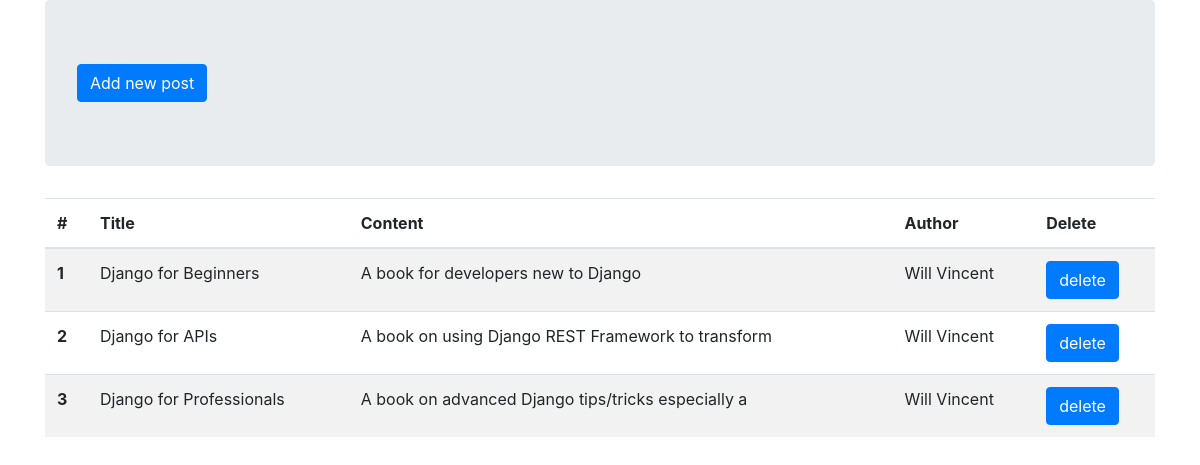
The page / on the database its author committed.
### post/models.py (models this page shows)
class PostModel(models.Model):
	title = models.CharField(max_length=50)
	content = models.CharField(max_length=50)
	author = models.CharField(max_length=30, blank=True)

### post/views.py (the view)
# urls.py: url(r'^$', view=views.post_index_view, name='post_index_view'),
def post_index_view(request):
	if request.method == 'POST':
		if request.is_ajax():
			createpostform = PostModelForm(request.POST)
			if createpostform.is_valid():
				createpostform.cleaned_data
				createpostform.save()
				latest = PostModel.objects.latest('id').id
				post_object = model_to_dict(PostModel.objects.get(pk=latest))
				return JsonResponse({'error': False, 'data': post_object})
			else:
				print(createpostform.errors)
				return JsonResponse({'error': True, 'data': createpostform.errors})
		else:
			error = {
				'message': 'Error, must be an Ajax call.'
			}
			return JsonResponse(error, content_type="application/json")
	else:
		createpostform = PostModelForm()
		all_posts_object = PostModel.objects.all()
		data = {
			'createpostform_html': createpostform,
			'posts': all_posts_object,
		}
		return render(request, template_name='index.html', context=data)

### post/form.py
class PostModelForm(forms.ModelForm):
	class Meta:
		model = PostModel
		fields = ('title', 'content', 'author')
		widgets = {
			'title': forms.TextInput(attrs={'class': 'form-control'}),
			'content': forms.TextInput(attrs={'class': 'form-control'}),
			'author': forms.TextInput(attrs={'class': 'form-control'}),
		}

### templates/index.html (shortened to what this page needs)
{% load static %}
<!doctype html>
<html lang="en">
<head>
    <link rel="stylesheet" href="https://stackpath.bootstrapcdn.com/bootstrap/4.1.3/css/bootstrap.min.css"
>
</head>
<body>
<div class="container">
    <div class="jumbotron">
        <button type="button" class="btn btn-primary" data-toggle="modal" data-target="#addpost">
            Add new post
        </button>
    </div>
    <table class="table table-striped" id="postdata">
        <thead>
        <tr>
            <th scope="col">#</th>
            <th scope="col">Title</th>
            <th scope="col">Content</th>
            <th scope="col">Author</th>
            <th scope="col">Delete</th>
        </tr>
        </thead>
        <tbody>
        {% if posts %}
            {% for post in posts %}
                <tr id="postrow">
                    <th scope="row">{{ post.id }} </th>
                    <td>{{ post.title }}</td>
                    <td>{{ post.content }}</td>
                    <td>{{ post.author }}</td>
                    <td>
                        <input type="button" class="delete-button btn btn-primary" id="{{ post.id }}"
                               name="delete-button" value="delete" data-toggle="modal"
                               data-target="#datamodel{{ post.id }}" data-id={{ post.id }}>
                    </td>
                </tr>
            {% endfor %}
        {% else %}
            <div class="alert alert-primary" role="alert">
                No data available in the table.
            </div>
        {% endif %}
        </tbody>
    </table>
</div>
</body>
</html>

### rows shown on the page
PostModel: id "1", title "Django for Beginners", content "A book for developers new to Django", author "Will Vincent"
PostModel: id "2", title "Django for APIs", content "A book on using Django REST Framework to transform", author "Will Vincent"
PostModel: id "3", title "Django for Professionals", content "A book on advanced Django tips/tricks especially a", author "Will Vincent"
